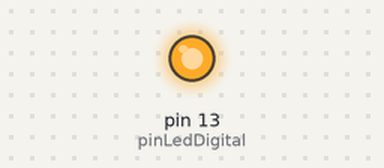
Simulated run of this sketch. Board: Arduino Uno, built with avr-gcc and run on an emulated ATmega328P. Shown: output pins drawn as LEDs (lit = HIGH). What the sketch prints to the serial monitor is not drawn.

Above: at 0.1 s.
Timing chart, 0 to 1.6 s (numbered marks = the images above):
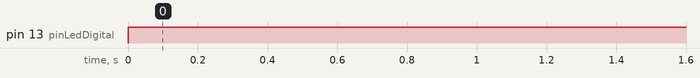

Measured:
- by itself, pin 13 (pinLedDigital): LOW → HIGH at 0.00 s

The sketch:

Hito1.1.ino
```cpp
int pinLedDigital=13;

void setup()
{
  Serial.begin(9600);
  pinMode(pinLedDigital, OUTPUT);
}

void loop()
{
  Serial.println("Hola mundo");
  digitalWrite(pinLedDigital,HIGH);
}
```
